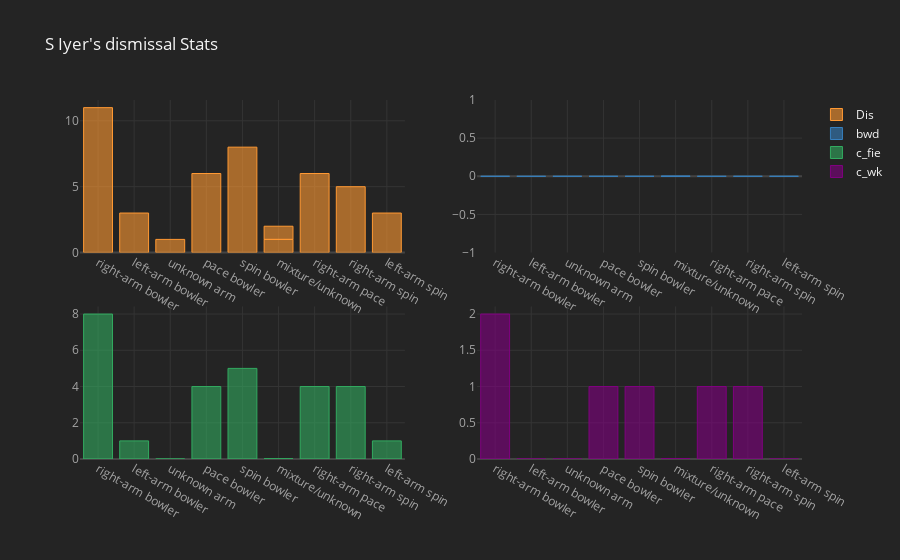

Notebook code cell kept with this figure:
### Code cell
dismissal_stats( DC_batsmen_dismissal_summary[DC_batsmen_dismissal_summary.batsman == "S Iyer"], "S Iyer's dismissal Stats")
DC_batsmen_dismissal_summary[DC_batsmen_dismissal_summary.batsman == "S Iyer"]

### Figure 1 — Plotly figure (JSON) as saved in the notebook; plotly's stock layout.template omitted (floating-point values rounded to 4 significant figures)
{"data": [{"marker": {"color": "rgba(255, 153, 51, 0.6)", "line": {"color": "rgba(255, 153, 51, 1.0)", "width": 1}}, "name": "Dis", "orientation": "v", "text": "", "type": "bar", "x": ["right-arm bowler", "left-arm bowler", "unknown arm", "pace bowler", "spin bowler", "mixture/unknown", "right-arm pace", "right-arm spin", "left-arm spin", "mixture/unknown"], "xaxis": "x", "y": [11, 3, 1, 6, 8, 1, 6, 5, 3, 1], "yaxis": "y"}, {"marker": {"color": "rgba(55, 128, 191, 0.6)", "line": {"color": "rgba(55, 128, 191, 1.0)", "width": 1}}, "name": "bwd", "orientation": "v", "text": "", "type": "bar", "x": ["right-arm bowler", "left-arm bowler", "unknown arm", "pace bowler", "spin bowler", "mixture/unknown", "right-arm pace", "right-arm spin", "left-arm spin", "mixture/unknown"], "xaxis": "x2", "y": [0, 0, 0, 0, 0, 0, 0, 0, 0, 0], "yaxis": "y2"}, {"marker": {"color": "rgba(50, 171, 96, 0.6)", "line": {"color": "rgba(50, 171, 96, 1.0)", "width": 1}}, "name": "c_fie", "orientation": "v", "text": "", "type": "bar", "x": ["right-arm bowler", "left-arm bowler", "unknown arm", "pace bowler", "spin bowler", "mixture/unknown", "right-arm pace", "right-arm spin", "left-arm spin", "mixture/unknown"], "xaxis": "x3", "y": [8, 1, 0, 4, 5, 0, 4, 4, 1, 0], "yaxis": "y3"}, {"marker": {"color": "rgba(128, 0, 128, 0.6)", "line": {"color": "rgba(128, 0, 128, 1.0)", "width": 1}}, "name": "c_wk", "orientation": "v", "text": "", "type": "bar", "x": ["right-arm bowler", "left-arm bowler", "unknown arm", "pace bowler", "spin bowler", "mixture/unknown", "right-arm pace", "right-arm spin", "left-arm spin", "mixture/unknown"], "xaxis": "x4", "y": [2, 0, 0, 1, 1, 0, 1, 1, 0, 0], "yaxis": "y4"}], "layout": {"legend": {"bgcolor": "#242424", "font": {"color": "#F4F4F4"}}, "paper_bgcolor": "#242424", "plot_bgcolor": "#242424", "title": {"font": {"color": "#F4F4F4"}, "text": "S Iyer's dismissal Stats"}, "xaxis": {"anchor": "y", "domain": [0, 0.45], "gridcolor": "#343434", "showgrid": true, "tickfont": {"color": "#A4A4A4"}, "title": {"font": {"color": "#A4A4A4"}, "text": ""}, "zerolinecolor": "#444444"}, "xaxis2": {"anchor": "y2", "domain": [0.55, 1], "gridcolor": "#343434", "showgrid": true, "tickfont": {"color": "#A4A4A4"}, "title": {"font": {"color": "#A4A4A4"}, "text": ""}, "zerolinecolor": "#444444"}, "xaxis3": {"anchor": "y3", "domain": [0, 0.45], "gridcolor": "#343434", "showgrid": true, "tickfont": {"color": "#A4A4A4"}, "title": {"font": {"color": "#A4A4A4"}, "text": ""}, "zerolinecolor": "#444444"}, "xaxis4": {"anchor": "y4", "domain": [0.55, 1], "gridcolor": "#343434", "showgrid": true, "tickfont": {"color": "#A4A4A4"}, "title": {"font": {"color": "#A4A4A4"}, "text": ""}, "zerolinecolor": "#444444"}, "yaxis": {"anchor": "x", "domain": [0.575, 1], "gridcolor": "#343434", "showgrid": true, "tickfont": {"color": "#A4A4A4"}, "title": {"font": {"color": "#A4A4A4"}, "text": ""}, "zerolinecolor": "#444444"}, "yaxis2": {"anchor": "x2", "domain": [0.575, 1], "gridcolor": "#343434", "showgrid": true, "tickfont": {"color": "#A4A4A4"}, "title": {"font": {"color": "#A4A4A4"}, "text": ""}, "zerolinecolor": "#444444"}, "yaxis3": {"anchor": "x3", "domain": [0, 0.425], "gridcolor": "#343434", "showgrid": true, "tickfont": {"color": "#A4A4A4"}, "title": {"font": {"color": "#A4A4A4"}, "text": ""}, "zerolinecolor": "#444444"}, "yaxis4": {"anchor": "x4", "domain": [0, 0.425], "gridcolor": "#343434", "showgrid": true, "tickfont": {"color": "#A4A4A4"}, "title": {"font": {"color": "#A4A4A4"}, "text": ""}, "zerolinecolor": "#444444"}}}
